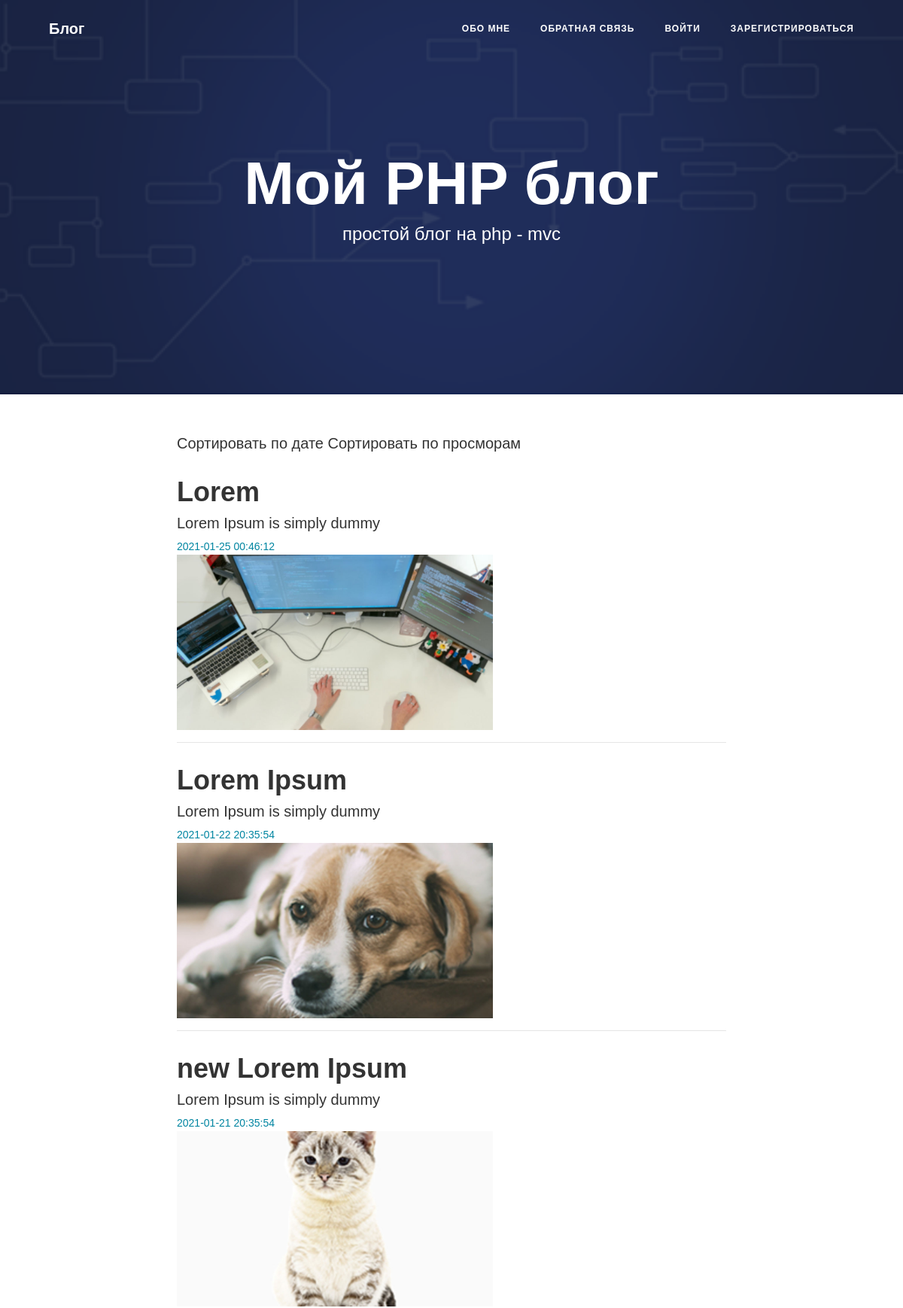
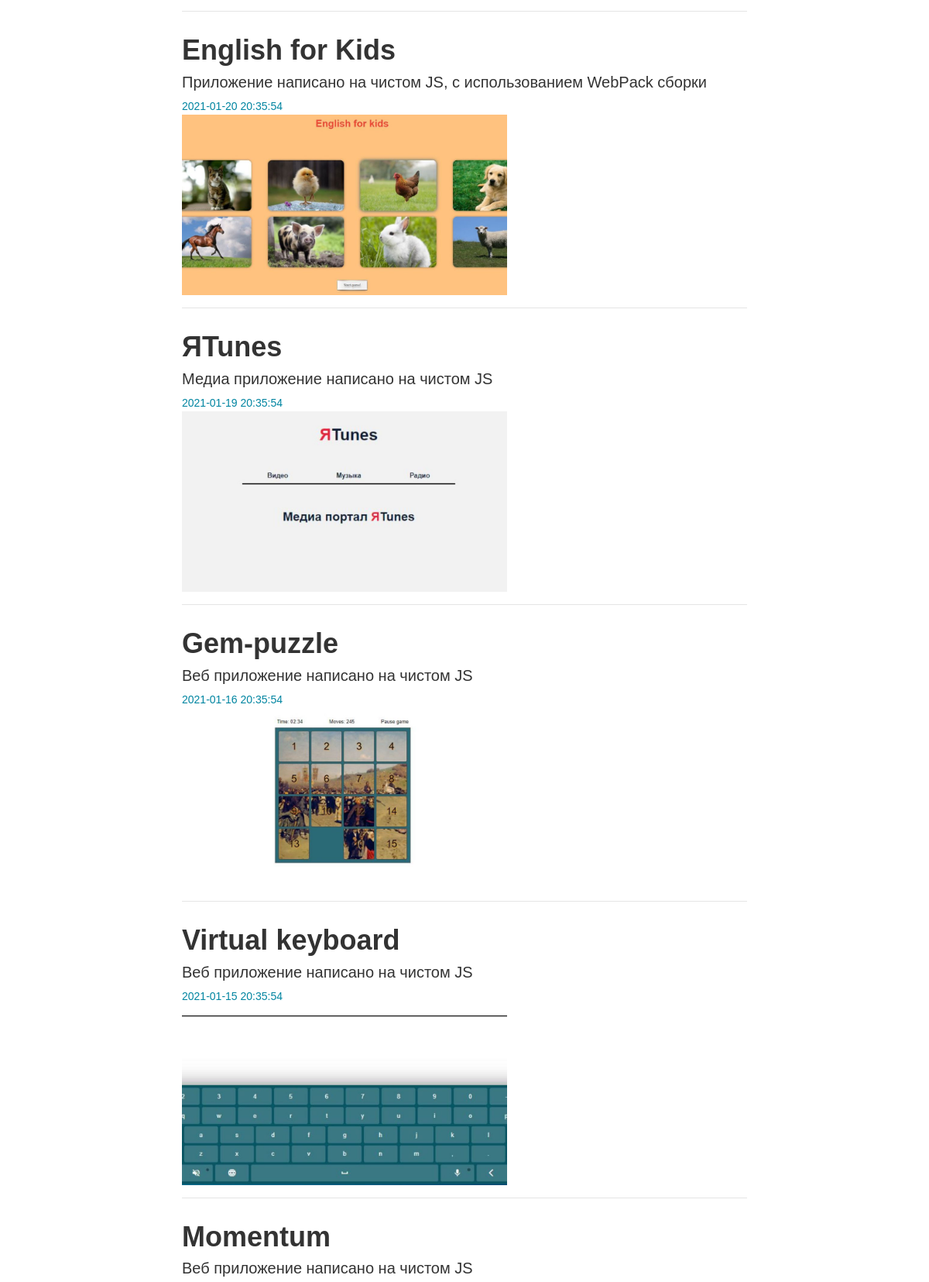
The page / (upper part) on the database its author committed (2 pictures, top to bottom).
### tables this page shows
CREATE TABLE `posts` (
  `id` int(11) NOT NULL,
  `name` text NOT NULL,
  `description` text NOT NULL,
  `text` text NOT NULL,
  `rating` float DEFAULT NULL,
  `date` varchar(22) NOT NULL,
  `view` int(11) DEFAULT '0'
);

### index.php (called while the page is built, shortened)
<?php
spl_autoload_register(function($class) {
    $path = str_replace('\\', '/', $class.'.php');
});
$router = new Router;
$router->run();

### application/controllers/MainController.php (called while the page is built, shortened)
<?php
class MainController extends Controller {
	public function indexAction() {
		$order = 'id';
		$pagination = new Pagination($this->route, $this->model->postsCount());
		$vars = [
			'pagination' => $pagination->get(),
			'list' => $this->model->postsList($this->route, $order),
		];
		$this->view->render('Главная страница', $vars);
	}
}

### application/lib/Db.php (called while the page is built, shortened)
<?php
class Db {
	protected $db;
	public function __construct() {
		$config = require 'application/config/db.php';
		$this->db = new PDO('mysql:host='.$config['host'].';dbname='.$config['name'].'', $config['user'], $config['password']);
	}
	public function query($sql, $params = []) {
		$stmt = $this->db->prepare($sql);
		if (!empty($params)) {
			foreach ($params as $key => $val) {
				if (is_int($val)) {
					$type = PDO::PARAM_INT;
				} else {
					$type = PDO::PARAM_STR;
				}
				$stmt->bindValue(':'.$key, $val, $type);
			}
		}
		$stmt->execute();
		return $stmt;
	}
	public function row($sql, $params = []) {
		$result = $this->query($sql, $params);
		return $result->fetchAll(PDO::FETCH_ASSOC);
	}
	public function column($sql, $params = []) {
		$result = $this->query($sql, $params);
		return $result->fetchColumn();
	}
}

### application/config/db.php (called while the page is built)
<?php
return [
	'host' => 'localhost',
	'name' => 'newsblog',
	'user' => 'root',
	'password' => '',
];

### application/models/Main.php (called while the page is built, shortened)
<?php
class Main extends Model {
	public function postsCount() {
		return $this->db->column('SELECT COUNT(id) FROM posts');
	}
	public function postsList($route, $order = 'id') {
		$max = 10;
		$params = [
			'max' => $max,
			'start' => (((isset($route['page']) ? $route['page'] : 1) - 1) * $max),
		];
		return $this->db->row("SELECT * FROM posts ORDER BY $order DESC LIMIT :start, :max", $params);
	}
}

### application/core/Controller.php (called while the page is built, shortened)
<?php
abstract class Controller {
	public function __construct($route) {
		$this->route = $route;
		$this->model = $this->loadModel($route['controller']);
	}
	public function loadModel($name) {
		$path = 'application\models\\'.ucfirst($name);
		if (class_exists($path)) {
			return new $path;
		}
	}
}

### application/core/Model.php (called while the page is built, shortened)
<?php
abstract class Model {
	public function __construct() {
		$this->db = new Db;
	}
}

### application/lib/Pagination.php (called while the page is built, shortened)
<?php
class Pagination {
    private $max = 10;
    private $route;
    private $current_page;
    private $total;
    private $limit;
    public function __construct($route, $total, $limit = 10) {
        $this->route = $route;
        $this->total = $total;
        $this->limit = $limit;
        $this->amount = $this->amount();
    }
    public function get() {
        $links = null;
        $limits = $this->limits();
        $html = '<nav><ul class="pagination">';
        for ($page = $limits[0]; $page <= $limits[1]; $page++) {
            if ($page == $this->current_page) {
                $links .= '<li class="page-item active"><span class="page-link">'.$page.'</span></li>';
            } else {
                $links .= $this->generateHtml($page);
            }
        }
        if (!is_null($links)) {
            if ($this->current_page < $this->amount) {
                $links .= $this->generateHtml($this->amount, 'Назад');
            }
        }
        $html .= $links.' </ul></nav>';
        return $html;
    }
    private function generateHtml($page, $text = null) {
        if (!$text) {
            $text = $page;
        }
        return '<li class="page-item"><a class="page-link" href="/'.$this->route['controller'].'/'.$this->route['action'].'/'.$page.'">'.$text.'</a></li>';
    }
    private function limits() {
        $left = $this->current_page - round($this->max / 2);
        $start = $left > 0 ? $left : 1;
        if ($start + $this->max <= $this->amount) {
            $end = $start > 1 ? $start + $this->max : $this->max;
        }
        else {
            $end = $this->amount;
            $start = $this->amount - $this->max > 0 ? $this->amount - $this->max : 1;
        }
        return array($start, $end);
    }
    private function setCurrentPage() {
        if (isset($this->route['page'])) {
            $currentPage = $this->route['page'];
        } else {
            $currentPage = 1;
        }
        $this->current_page = $currentPage;
    }
    private function amount() {
        return ceil($this->total / $this->limit);
    }
}

### application/lib/Users.php (called while the page is built, shortened)
<?php
class Users {
    public function isGuest() {
        return !isset($_SESSION['user']);
    }
}

### application/views/main/index.php (the view, shortened to what this page needs)
<header class="masthead" style="background-image: url('/public/images/home-bg.jpg')">
    <div class="container">
        <div class="row">
            <div class="col-lg-8 col-md-10 mx-auto">
                <div class="site-heading">
                    <h1>Мой PHP блог</h1>
                    <span class="subheading">простой блог на php - mvc</span>
                </div>
            </div>
        </div>
    </div>
</header>
<div class="container">
    <div class="row">
        <div class="col-lg-8 col-md-10 mx-auto">
            <?php if (empty($list)): ?>
                <p>Список постов пуст</p>
            <?php else: ?>
                <a href="?order=date">Сортировать по дате</a>
                <a href="?order=view">Сортировать по просморам</a>
                <?php foreach ($list as $val): ?>
                    <div class="post-preview">
                        <a href="/post/<?php echo $val['id']; ?>">
                            <h2 class="post-title"><?php echo htmlspecialchars($val['name'], ENT_QUOTES); ?></h2>
                            <h5 class="post-subtitle"><?php echo htmlspecialchars($val['description'], ENT_QUOTES); ?></h5>
                        </a>
                        <p class="post-date"><?php echo htmlspecialchars($val['date'], ENT_QUOTES); ?></p>
                        <img class="img-preview-post" src="/public/materials/<?php echo $val['id']; ?>.jpg" alt="preview img"/>
                    </div>
                    <hr>
                <?php endforeach; ?>
            <?php endif; ?>
        </div>
    </div>
</div>

### application/core/Router.php (shortened to what this page needs)
<?php
class Router {
    protected $routes = [];
    protected $params = [];
    public function add($route, $params) {
        $route = preg_replace('/{([a-z]+):([^\}]+)}/', '(?P<\1>\2)', $route);
        $route = '#^'.$route.'$#';
        $this->routes[$route] = $params;
    }
    public function match() {
        $url = trim(parse_url($_SERVER["REQUEST_URI"], PHP_URL_PATH), '/');
        foreach ($this->routes as $route => $params) {
            if (preg_match($route, $url, $matches)) {
                $this->params = $params;
                return true;
            }
        }
        return false;
    }
    public function run(){
        if ($this->match()) {
            $path = 'application\controllers\\'.ucfirst($this->params['controller']).'Controller';
            if (class_exists($path)) {
                $action = $this->params['action'].'Action';
                if (method_exists($path, $action)) {
                    $controller = new $path($this->params);
                    $controller->$action();
                } else {
                    View::errorCode(404);
                }
            } else {
                View::errorCode(404);
            }
        } else {
            View::errorCode(404);
        }
    }
}

### application/core/View.php (shortened to what this page needs)
<?php
class View {
	public $path;
	public $layout = 'default';
	public function __construct($route) {
		$this->path = $route['controller'].'/'.$route['action'];
	}
	public function render($title, $vars = []) {
		$path = 'application/views/'.$this->path.'.php';
		if (file_exists($path)) {
			$user = new Users();
			$this->isGuest = $user->isGuest();
			require $path;
			$content = ob_get_clean();
			require 'application/views/layouts/'.$this->layout.'.php';
		}
	}
}

### application/views/layouts/default.php (shortened to what this page needs)
<!DOCTYPE html>
<html lang="en">
    <head>
        <link href="/public/styles/bootstrap.css" rel="stylesheet">
        <link href="/public/styles/main.css" rel="stylesheet">
        <link href="/public/styles/font-awesome.css" rel="stylesheet">
    </head>
    <body>
        <nav class="navbar navbar-expand-lg navbar-light fixed-top" id="mainNav">
            <div class="container">
                <a class="navbar-brand" href="/">Блог</a>
                <div class="collapse navbar-collapse" id="navbarResponsive">
                    <ul class="navbar-nav ml-auto">
                        <li class="nav-item">
                            <a class="nav-link" href="/about">Обо мне</a>
                        </li>
                        <li class="nav-item">
                            <a class="nav-link" href="/contact">Обратная связь</a>
                        </li>
                        <?php
                        if ($this->isGuest) { ?>
                            <li class="nav-item">
                                <a class="nav-link" href="/login">Войти</a>
                            </li>
                            <li class="nav-item">
                                <a class="nav-link" href="/registration">Зарегистрироваться</a>
                            </li>
                        <?php } ?>
                    </ul>
                </div>
            </div>
        </nav>
        <?php echo $content; ?>
    </body>
</html>

### public/styles/main.css (style rules this page uses)
body { font-size: 20px; color: #333; font-family: Arial, serif; }
p { line-height: 1.5; margin: 30px 0; }
h1, h2, h3, h4, h5, h6 { font-weight: 800; font-family: Arial, sans-serif; }
a { color: #333; -webkit-transition: all 0.2s; -moz-transition: all 0.2s; transition: all 0.2s; }
body { -webkit-tap-highlight-color: #0085a1; }
#mainNav { position: absolute; border-bottom: 1px solid #eee; background-color: #fff; font-family: Arial, sans-serif; }
#mainNav .navbar-brand { font-weight: 800; color: #777; }
#mainNav .navbar-nav > li.nav-item > a { font-size: 12px; font-weight: 800; letter-spacing: 1px; text-transform: uppercase; }
@media only screen and (min-width: 992px) { #mainNav { border-bottom: 1px solid transparent; background: 0 0; } }
@media only screen and (min-width: 992px) { #mainNav .navbar-brand { padding: 15px 20px; color: #fff; } }
@media only screen and (min-width: 992px) { #mainNav .navbar-nav > li.nav-item > a { padding: 15px 20px; color: #fff; } }
@media only screen and (min-width: 1170px) { #mainNav { -webkit-transition: background-color 0.2s; -moz-transition: background-color 0.2s; transition: background-color 0.2s; -webkit-transform: translate3d(0, 0, 0); -moz-transform: translate3d(0, 0, 0); -ms-transform: translate3d(0, 0, 0); -o-transform: translate3d(0, 0, 0); transform: translate3d(0, 0, 0); -webkit-backface-visibility: hidden; } }
header.masthead { position: relative; margin-bottom: 50px; background: no-repeat center center; background-color: #777; background-attachment: scroll; -webkit-background-size: cover; -moz-background-size: cover; -o-background-size: cover; background-size: cover; }
header.masthead:after { position: absolute; content: ""; left: 0; right: 0; top: 0; bottom: 0; background-color: rgba(0, 0, 0, 0.5); }
header .container { position: relative; z-index: 1; }
header.masthead .page-heading, header.masthead .post-heading, header.masthead .site-heading { padding: 200px 0 150px; color: #fff; }
@media only screen and (min-width: 768px) { header.masthead .page-heading, header.masthead .post-heading, header.masthead .site-heading { padding: 200px 0; } }
header.masthead .page-heading, header.masthead .site-heading { text-align: center; }
header.masthead .page-heading h1, header.masthead .site-heading h1 { font-size: 50px; margin-top: 0; }
header.masthead .page-heading .subheading, header.masthead .site-heading .subheading { font-size: 24px; font-weight: 300; line-height: 1.1; display: block; margin: 10px 0 0; font-family: Arial, sans-serif; }
@media only screen and (min-width: 768px) { header.masthead .page-heading h1, header.masthead .site-heading h1 { font-size: 80px; } }
.post-preview > a { color: #333; }
.post-title { font-size: 30px; margin-top: 30px; margin-bottom: 10px; }
.post-subtitle { font-weight: 300; margin: 0 0 10px; }
.post-date { margin: 0; color: #0085a1; font-size: 14px; }
.img-preview-post { width: 420px; }
@media only screen and (min-width: 768px) { .post-preview > a > .post-title { font-size: 36px; } }

### rows shown on the page
posts: name "Lorem", description "Lorem Ipsum is simply dummy", date "2021-01-25 00:46:12", shows a picture
posts: name "Lorem Ipsum", description "Lorem Ipsum is simply dummy", date "2021-01-22 20:35:54", shows a picture
posts: name "new Lorem Ipsum", description "Lorem Ipsum is simply dummy", date "2021-01-21 20:35:54", shows a picture
posts: name "English for Kids", description "Приложение написано на чистом JS, с использованием WebPack сборки", date "2021-01-20 20:35:54", shows a picture
posts: name "ЯTunes", description "Медиа приложение написано на чистом JS", date "2021-01-19 20:35:54", shows a picture
posts: name "Gem-puzzle", description "Веб приложение написано на чистом JS", date "2021-01-16 20:35:54", shows a picture
posts: name "Virtual keyboard", description "Веб приложение написано на чистом JS", date "2021-01-15 20:35:54", shows a picture
posts: name "Momentum", description "Веб приложение написано на чистом JS"
